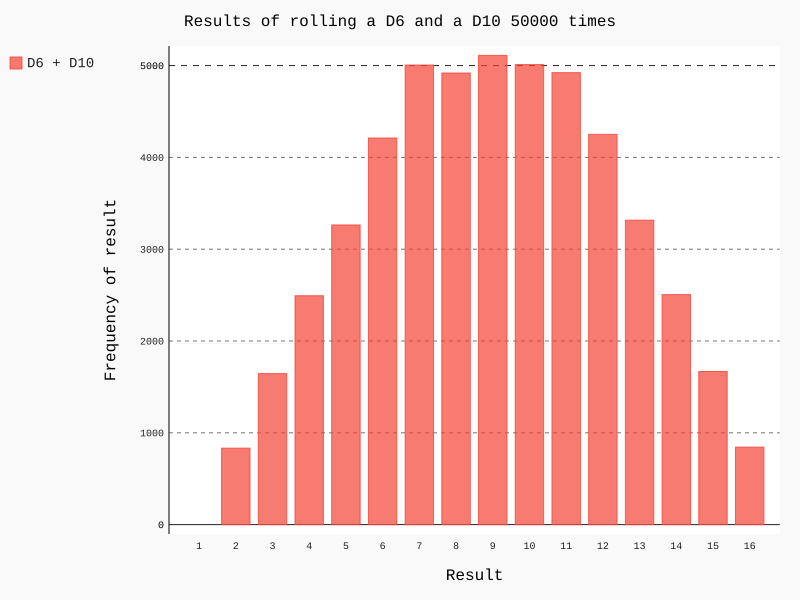

Write Python code to recreate this figure.
import pygal

from die import Die

die_1 = Die()
die_2 = Die(10)

results = []
for roll_num in range(50000):
    result = die_1.roll() + die_2.roll()
    results.append(result)

frequencies = []
max_result = die_1.num_sides + die_2.num_sides
for value in range(1, max_result + 1):
    frequency = results.count(value)
    frequencies.append(frequency)

hist = pygal.Bar()

hist.title = "Results of rolling a D6 and a D10 50000 times"
hist.x_labels = ['1', '2', '3', '4', '5', '6', '7', '8', '9', '10', '11', '12',
                 '13', '14', '15', '16']
hist.x_title = "Result"
hist.y_title = "Frequency of result"

hist.add('D6 + D10', frequencies)
hist.render_to_file('dice_visual.svg')
